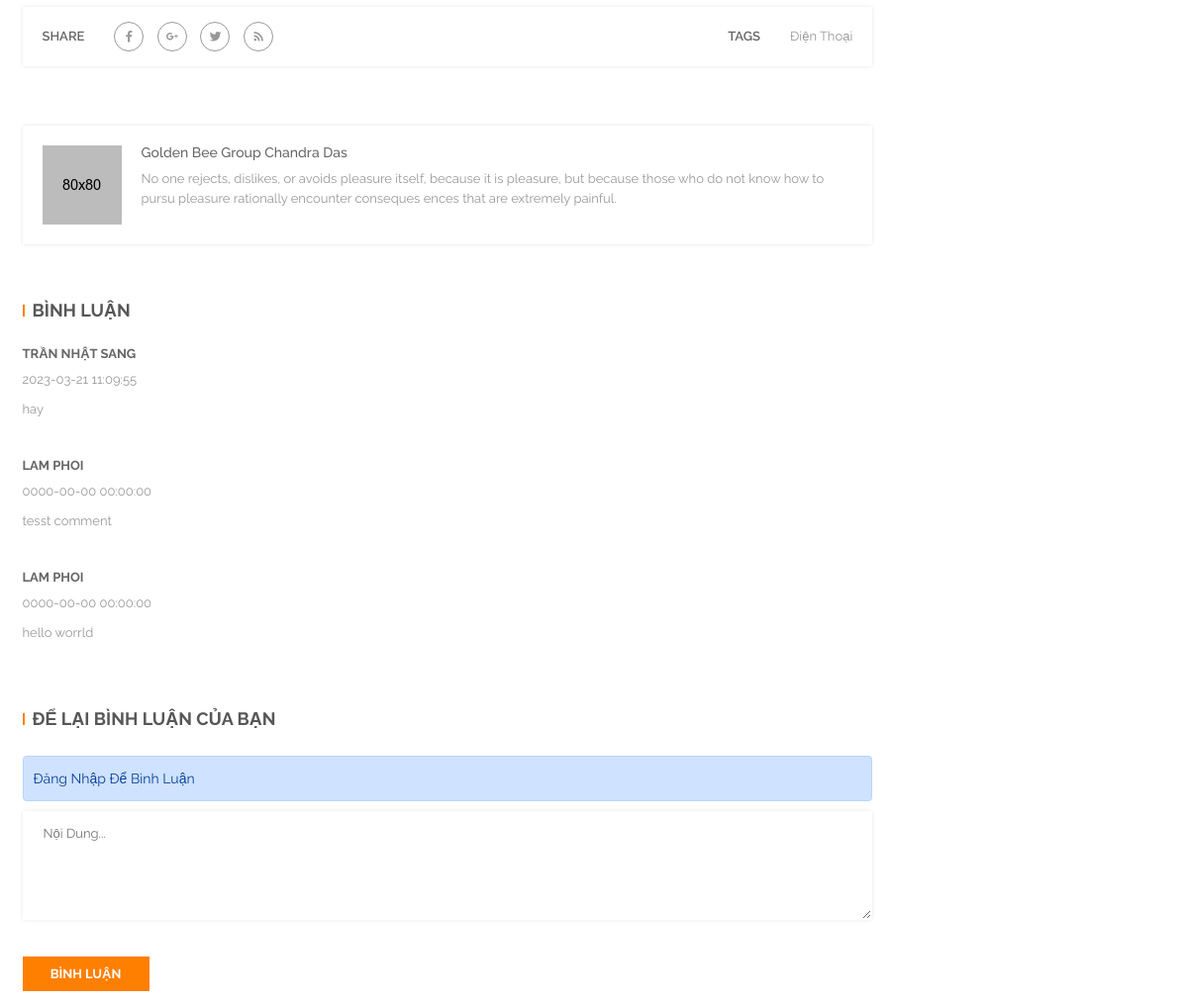
/site/index.php?act=blogdetail&id=1 (middle part), run on an earlier commit of the app's database.
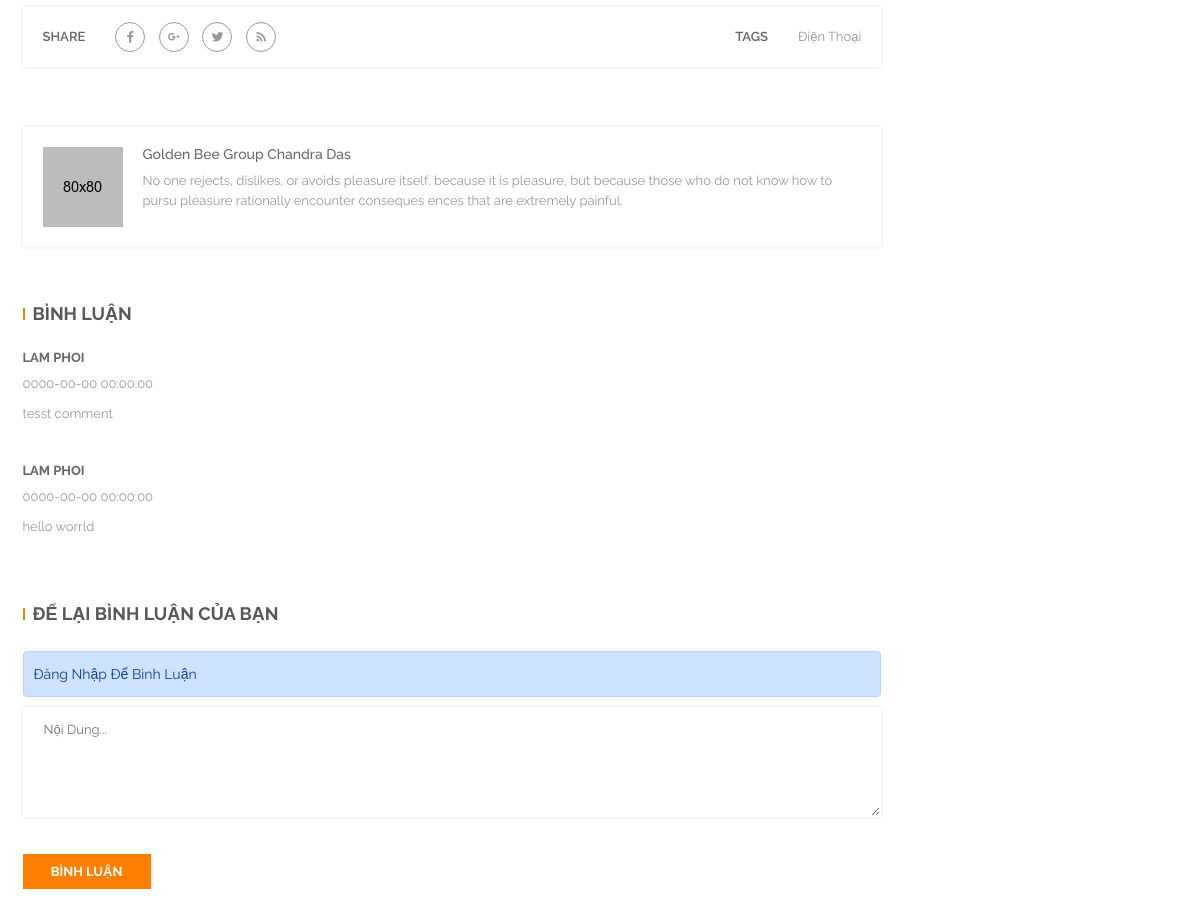
And on a later commit of the database.
### tables this page shows
CREATE TABLE `tbl_blog_comment` (
  `id_bl` int(11) NOT NULL,
  `ma_kh` int(10) NOT NULL,
  `id_blog` int(3) NOT NULL,
  `noi_dungbl` text NOT NULL,
  `ngay_bl` datetime NOT NULL
);

CREATE TABLE `tbl_nguoidung` (
  `id` int(10) NOT NULL,
  `tai_khoan` varchar(50) DEFAULT NULL,
  `mat_khau` varchar(50) NOT NULL,
  `ho_ten` varchar(50) NOT NULL,
  `diachi` varchar(255) DEFAULT NULL,
  `shipping_id` int(9) NOT NULL,
  `sodienthoai` varchar(11) NOT NULL,
  `kich_hoat` tinyint(1) NOT NULL DEFAULT 1,
  `hinh_anh` varchar(255) DEFAULT NULL,
  `email` varchar(50) NOT NULL,
  `vai_tro` tinyint(1) NOT NULL DEFAULT 3,
  `congty` varchar(50) DEFAULT NULL,
  `default_payment` varchar(15) DEFAULT 'codpayment'
);

### pdo-library.php (called while the page is built, shortened)
<?php
function pdo_get_connection()
{
    $servername = "localhost";
    $username = "root";
    $password = "";
    try {
        $conn = new PDO("mysql:host=$servername;dbname=duan1_database;charset=utf8", $username, $password);
        $conn->setAttribute(PDO::ATTR_ERRMODE, PDO::ERRMODE_EXCEPTION);
    } catch (PDOException $e) {
        echo "Connection failed: " . $e->getMessage();
    }
    return $conn;
}
function pdo_query($sql)
{
    $sql_args = array_slice(func_get_args(), 1);
    try {
        $conn = pdo_get_connection();
        $stmt = $conn->prepare($sql);
        $stmt->execute($sql_args);
        $rows = $stmt->fetchAll();
        return $rows;
    } catch (PDOException $e) {
        throw $e;
    } finally {
        unset($conn);
    }
}

### DAO/comment.php (called while the page is built, shortened)
<?php
function showcomment($id){
    $sql = "SELECT * FROM tbl_blog_comment
    JOIN tbl_blog ON tbl_blog_comment.id_blog = tbl_blog.blog_id
    JOIN tbl_nguoidung ON tbl_blog_comment.ma_kh = tbl_nguoidung.id
    WHERE tbl_blog_comment.id_blog ='$id' ORDER BY ngay_bl DESC ";
    $showcomment = pdo_query($sql);
    return $showcomment;
}
?>

### site/view/pages/blog/blog-detail.php (the view, shortened to what the changed rows need)
<section id="page-content" class="page-wrapper section">
      <section id="page-content" class="page-wrapper section">
          <div class="blog-section mb-50">
              <div class="container">
                  <div class="row">
                      <div class="col-lg-9">
                          <div class="blog-details-area">
                              <?php
                                if (isset($_GET['id']) && $_GET['id'] > 0) {
                                    $blog_id = $_GET['id'];
                                }
                              ?>
                              <div class="post-comments mb-60">
                                  <?php
                                    $showcomment = showcomment($blog_id);
                                    if(!empty($showcomment) ):
                                        foreach ($showcomment as $comment):
                                  ?>
                                    <div class="media mt-30">
                                        <div class="media-body">
                                            <div class="clearfix">
                                                <div class="name-commenter f-left">
                                                    <h6 class="media-heading"><a href="#"><?=$comment['ho_ten']?></a></h6>
                                                    <p class="mb-10"><?=$comment['ngay_bl']?></p>
                                                </div>
                                            </div>
                                            <p class="mb-10"><?=$comment['noi_dungbl']?></p>
                                        </div>
                                    </div>
                                    <?php endforeach; endif?>
                              </div>
                          </div>
                      </div>
            </div>
        </div>
    </div>
</section>

What changed in the data, as far as the page shows it:
removed tbl_blog_comment: ma_kh.ho_ten "TRẦN NHẬT SANG", ngay_bl "2023-03-21 11:09:55", noi_dungbl "hay"
